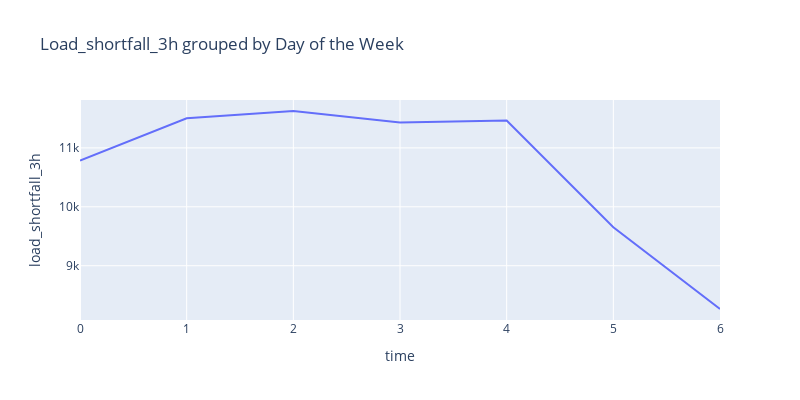

Notebook code cell kept with this figure:
### Code cell
px.line(train_data.groupby([train_data['time'].astype('datetime64').dt.dayofweek])['load_shortfall_3h'].mean(), 
        title = 'Load_shortfall_3h grouped by Day of the Week', y='load_shortfall_3h', width =800, height=400 )

### Figure 1 — Plotly figure (JSON) as saved in the notebook; plotly's stock layout.template omitted (floating-point values rounded to 4 significant figures)
{"data": [{"hovertemplate": "time=%{x}<br>load_shortfall_3h=%{y}<extra></extra>", "legendgroup": "", "line": {"color": "#636efa", "dash": "solid"}, "marker": {"symbol": "circle"}, "mode": "lines", "name": "", "orientation": "v", "showlegend": false, "type": "scatter", "x": [0, 1, 2, 3, 4, 5, 6], "xaxis": "x", "y": [10780.0, 11500.0, 11630.0, 11430.0, 11460.0, 9652.0, 8266.0], "yaxis": "y"}], "layout": {"height": 400, "legend": {"tracegroupgap": 0}, "title": {"text": "Load_shortfall_3h grouped by Day of the Week"}, "width": 800, "xaxis": {"anchor": "y", "domain": [0, 1], "title": {"text": "time"}}, "yaxis": {"anchor": "x", "domain": [0, 1], "title": {"text": "load_shortfall_3h"}}}}
